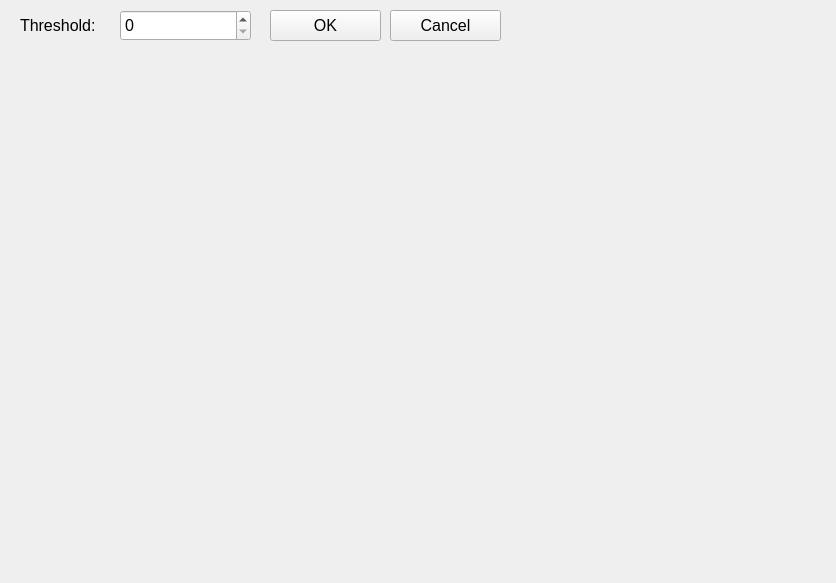
<?xml version="1.0" encoding="UTF-8"?>
<ui version="4.0">
 <class>image_dialog</class>
 <widget class="QDialog" name="image_dialog">
  <property name="geometry">
   <rect>
    <x>0</x>
    <y>0</y>
    <width>836</width>
    <height>583</height>
   </rect>
  </property>
  <property name="windowTitle">
   <string>Dialog</string>
  </property>
  <widget class="QLabel" name="imageLabel">
   <property name="geometry">
    <rect>
     <x>20</x>
     <y>60</y>
     <width>791</width>
     <height>501</height>
    </rect>
   </property>
   <property name="text">
    <string/>
   </property>
  </widget>
  <widget class="QLabel" name="label">
   <property name="geometry">
    <rect>
     <x>20</x>
     <y>10</y>
     <width>131</width>
     <height>31</height>
    </rect>
   </property>
   <property name="font">
    <font>
     <family>Microsoft YaHei UI</family>
     <pointsize>12</pointsize>
    </font>
   </property>
   <property name="text">
    <string>Threshold:</string>
   </property>
  </widget>
  <widget class="QSpinBox" name="thresholdEditor">
   <property name="geometry">
    <rect>
     <x>120</x>
     <y>10</y>
     <width>131</width>
     <height>31</height>
    </rect>
   </property>
   <property name="font">
    <font>
     <family>Microsoft YaHei UI</family>
     <pointsize>12</pointsize>
    </font>
   </property>
   <property name="keyboardTracking">
    <bool>false</bool>
   </property>
   <property name="maximum">
    <number>255</number>
   </property>
  </widget>
  <widget class="QPushButton" name="okBt">
   <property name="geometry">
    <rect>
     <x>270</x>
     <y>10</y>
     <width>111</width>
     <height>31</height>
    </rect>
   </property>
   <property name="font">
    <font>
     <family>Microsoft YaHei UI</family>
     <pointsize>12</pointsize>
    </font>
   </property>
   <property name="text">
    <string>OK</string>
   </property>
   <property name="autoDefault">
    <bool>false</bool>
   </property>
  </widget>
  <widget class="QPushButton" name="cancelBt">
   <property name="geometry">
    <rect>
     <x>390</x>
     <y>10</y>
     <width>111</width>
     <height>31</height>
    </rect>
   </property>
   <property name="font">
    <font>
     <family>Microsoft YaHei UI</family>
     <pointsize>12</pointsize>
    </font>
   </property>
   <property name="text">
    <string>Cancel</string>
   </property>
   <property name="autoDefault">
    <bool>false</bool>
   </property>
  </widget>
 </widget>
 <resources/>
 <connections/>
</ui>
